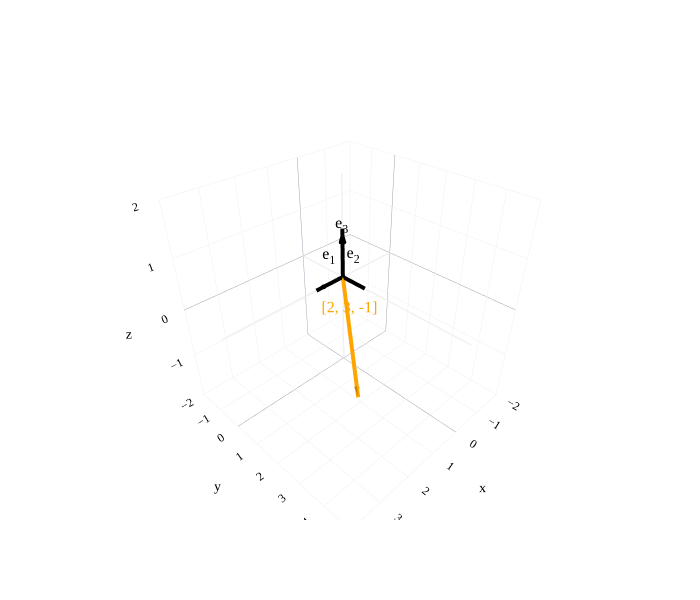

Here is the notebook cell this chart was saved with:
### Markdown cell above
In effect, we are decomposing $\begin{bmatrix} 2 \\ 3 \end{bmatrix}$ as a sum of a vector parallel to the $x$-axis (a "horizontal" vector) and one parallel to the $y$-axis (a "vertical" vector).

The same principle holds in $\mathbb{R}^3$: any vector with three components can be decomposed as a sum of three vectors, one parallel to each of the $x$-, $y$-, and $z$-axes. For example,

$$\begin{bmatrix} 2 \\ 3 \\ -1 \end{bmatrix}
= \begin{bmatrix} 2 \\ 0 \\ 0 \end{bmatrix} + \begin{bmatrix} 0 \\ 3 \\ 0 \end{bmatrix} + \begin{bmatrix} 0 \\ 0 \\ -1 \end{bmatrix}
= 2\vec e_1 + 3\vec e_2 - \vec e_3.$$

### Code cell
# Decompose [2, 3, -1] into scaled copies of the standard basis vectors, showing only e's and the final vector.
vectors = [
    (((0, 0, 0), (1, 0, 0)), "black", "e<sub>1</sub>"),
    (((0, 0, 0), (0, 1, 0)), "black", "e<sub>2</sub>"),
    (((0, 0, 0), (0, 0, 1)), "black", "e<sub>3</sub>"),
    (((0, 0, 0), (2, 3, -1)), "orange", "[2, 3, -1]"),
]

fig = plot_vectors_non_origin(vectors, vdeltax=0.18, vdeltay=0.18, vdeltaz=0.18)
_style_plotly(fig, renderer="plotly_mimetype")
fig.update_layout(
    width=700, height=600,
    scene=dict(
        xaxis=dict(range=[-2, 4], dtick=1, gridcolor="#f0f0f0", linecolor="#f0f0f0"),
        yaxis=dict(range=[-2, 5], dtick=1, gridcolor="#f0f0f0", linecolor="#f0f0f0"),
        zaxis=dict(range=[-2, 2], dtick=1, gridcolor="#f0f0f0", linecolor="#f0f0f0"),
        aspectmode="cube",
    ),
)

_set_vector_colors(
    fig, vectors,
    {
        0: "black", 1: "black", 2: "black", 3: "orange"
    },
)

# Draw faint coordinate axes through the origin.
axis_segments = [
    ([-2, 4], [0, 0], [0, 0]),
    ([0, 0], [-2, 5], [0, 0]),
    ([0, 0], [0, 0], [-2, 2]),
]
for x, y, z in axis_segments:
    fig.add_trace(go.Scatter3d(
        x=x, y=y, z=z, mode="lines",
        line=dict(color="#f0f0f0", width=3), opacity=0.85,
        hoverinfo="skip", showlegend=False,
    ))

# Keep the vectors visually on top of the coordinate axes.
fig.data = fig.data[-3:] + fig.data[:-3]
fig.show()

### Figure 1 — Plotly figure (JSON) as saved in the notebook; plotly's stock layout.template omitted (floating-point values rounded to 4 significant figures)
{"data": [{"hoverinfo": "skip", "line": {"color": "#f0f0f0", "width": 3}, "mode": "lines", "opacity": 0.85, "showlegend": false, "type": "scatter3d", "x": [-2, 4], "y": [0, 0], "z": [0, 0]}, {"hoverinfo": "skip", "line": {"color": "#f0f0f0", "width": 3}, "mode": "lines", "opacity": 0.85, "showlegend": false, "type": "scatter3d", "x": [0, 0], "y": [-2, 5], "z": [0, 0]}, {"hoverinfo": "skip", "line": {"color": "#f0f0f0", "width": 3}, "mode": "lines", "opacity": 0.85, "showlegend": false, "type": "scatter3d", "x": [0, 0], "y": [0, 0], "z": [-2, 2]}, {"hoverinfo": "skip", "line": {"color": "black", "width": 8}, "marker": {"color": "#3d81f6"}, "mode": "lines", "showlegend": false, "type": "scatter3d", "x": [0, 1], "y": [0, 0], "z": [0, 0]}, {"anchor": "tip", "colorscale": [[0, "black"], [1, "black"]], "hoverinfo": "skip", "showscale": false, "sizemode": "absolute", "sizeref": 0.28, "type": "cone", "u": [1], "v": [0], "w": [0], "x": [1], "y": [0], "z": [0]}, {"hoverinfo": "skip", "mode": "text", "showlegend": false, "text": ["e<sub>1</sub>"], "textfont": {"color": "black", "size": 16}, "type": "scatter3d", "x": [0.68], "y": [0.18], "z": [0.18]}, {"hoverinfo": "skip", "line": {"color": "black", "width": 8}, "marker": {"color": "orange"}, "mode": "lines", "showlegend": false, "type": "scatter3d", "x": [0, 0], "y": [0, 1], "z": [0, 0]}, {"anchor": "tip", "colorscale": [[0, "black"], [1, "black"]], "hoverinfo": "skip", "showscale": false, "sizemode": "absolute", "sizeref": 0.28, "type": "cone", "u": [0], "v": [1], "w": [0], "x": [0], "y": [1], "z": [0]}, {"hoverinfo": "skip", "mode": "text", "showlegend": false, "text": ["e<sub>2</sub>"], "textfont": {"color": "black", "size": 16}, "type": "scatter3d", "x": [0.18], "y": [0.68], "z": [0.18]}, {"hoverinfo": "skip", "line": {"color": "black", "width": 8}, "marker": {"color": "#d81a60"}, "mode": "lines", "showlegend": false, "type": "scatter3d", "x": [0, 0], "y": [0, 0], "z": [0, 1]}, {"anchor": "tip", "colorscale": [[0, "black"], [1, "black"]], "hoverinfo": "skip", "showscale": false, "sizemode": "absolute", "sizeref": 0.28, "type": "cone", "u": [0], "v": [0], "w": [1], "x": [0], "y": [0], "z": [1]}, {"hoverinfo": "skip", "mode": "text", "showlegend": false, "text": ["e<sub>3</sub>"], "textfont": {"color": "black", "size": 16}, "type": "scatter3d", "x": [0.18], "y": [0.18], "z": [0.68]}, {"hoverinfo": "skip", "line": {"color": "orange", "width": 8}, "marker": {"color": "#3d81f6"}, "mode": "lines", "showlegend": false, "type": "scatter3d", "x": [0, 2], "y": [0, 3], "z": [0, -1]}, {"anchor": "tip", "colorscale": [[0, "orange"], [1, "orange"]], "hoverinfo": "skip", "showscale": false, "sizemode": "absolute", "sizeref": 0.28, "type": "cone", "u": [0.5345], "v": [0.8018], "w": [-0.2673], "x": [2], "y": [3], "z": [-1]}, {"hoverinfo": "skip", "mode": "text", "showlegend": false, "text": ["[2, 3, -1]"], "textfont": {"color": "orange", "size": 16}, "type": "scatter3d", "x": [1.18], "y": [1.68], "z": [-0.32]}], "layout": {"colorway": ["#3d81f6", "orange", "#d81a60"], "font": {"color": "black", "family": "Palatino"}, "height": 600, "paper_bgcolor": "white", "plot_bgcolor": "white", "scene": {"aspectmode": "cube", "bgcolor": "white", "xaxis": {"backgroundcolor": "white", "dtick": 1, "gridcolor": "#f0f0f0", "linecolor": "#f0f0f0", "range": [-2, 4], "zerolinecolor": "#9ca3af"}, "yaxis": {"backgroundcolor": "white", "dtick": 1, "gridcolor": "#f0f0f0", "linecolor": "#f0f0f0", "range": [-2, 5], "zerolinecolor": "#9ca3af"}, "zaxis": {"backgroundcolor": "white", "dtick": 1, "gridcolor": "#f0f0f0", "linecolor": "#f0f0f0", "range": [-2, 2], "zerolinecolor": "#9ca3af"}}, "width": 700, "xaxis": {"gridcolor": "#e5e7eb", "zerolinecolor": "#9ca3af"}, "yaxis": {"gridcolor": "#e5e7eb", "zerolinecolor": "#9ca3af"}}}
